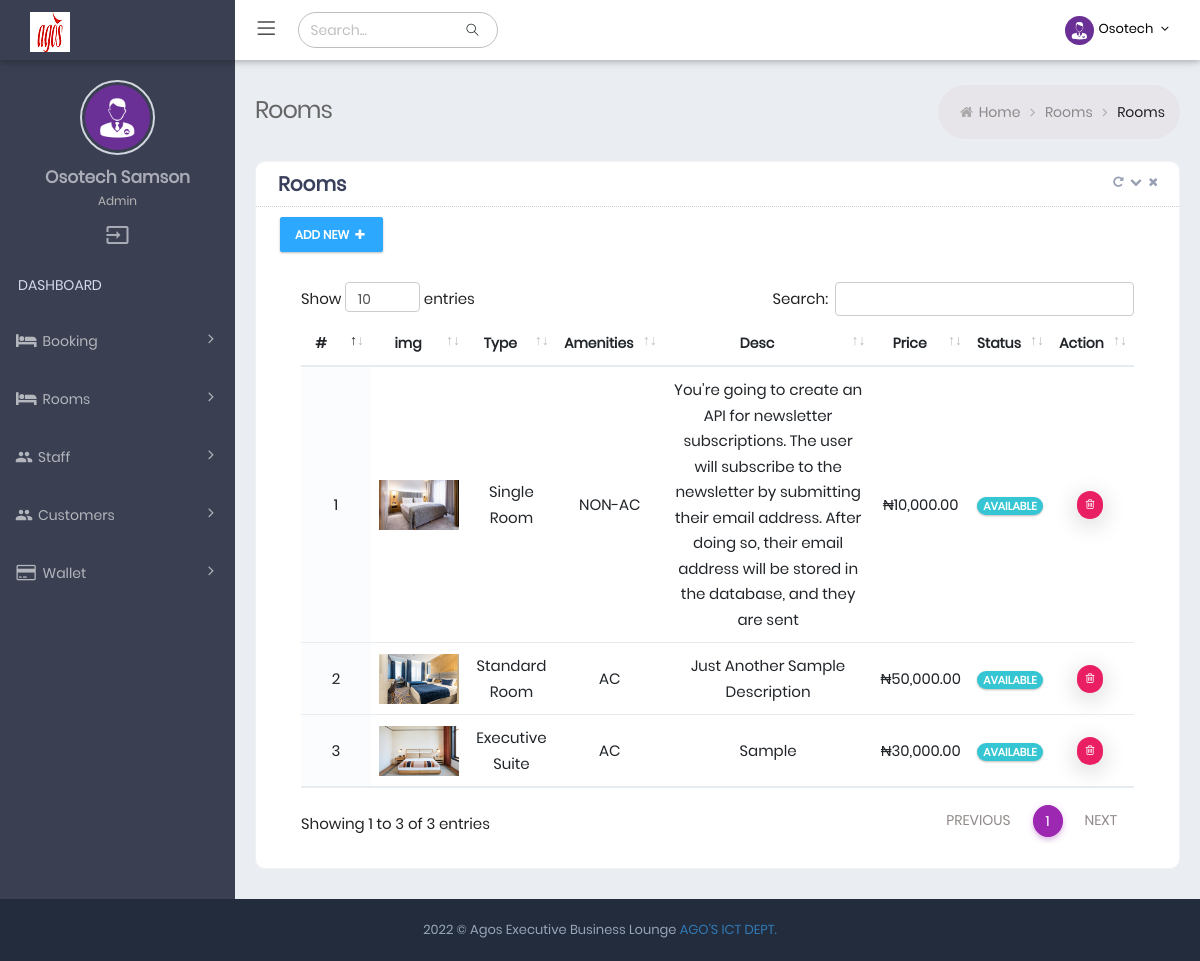
Page /rooms (signed in) on the earlier database version.
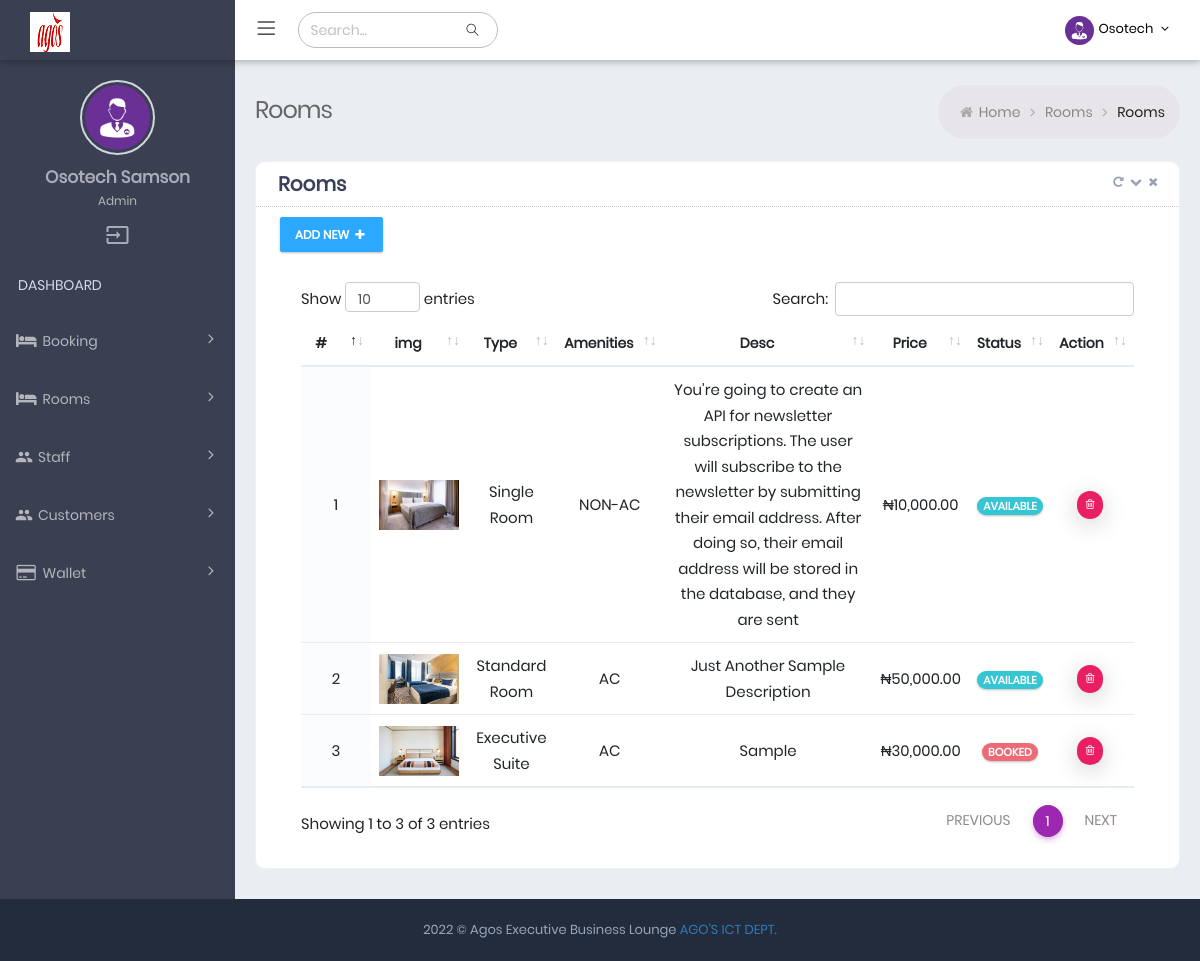
Same page on the later database version.
### tables this page shows
CREATE TABLE IF NOT EXISTS `rooms_tbl` (
  `id` int(11) NOT NULL AUTO_INCREMENT,
  `room_name` varchar(255) NOT NULL,
  `room_type` varchar(255) NOT NULL,
  `price` decimal(7,2) NOT NULL COMMENT 'price of the room per night',
  `room_desc` mediumtext NOT NULL,
  `facilities` text NOT NULL,
  `firstImage` varchar(255) NOT NULL,
  `acType` varchar(100) DEFAULT NULL,
  `thirdImage` varchar(255) NOT NULL,
  `is_booked` tinyint(1) NOT NULL DEFAULT 0 COMMENT '0=not booked, 1= booked',
  `created_at` date DEFAULT NULL,
  PRIMARY KEY (`id`),
  KEY `room_name` (`room_name`)
);

### Helper/helper.php (called while the page is built, shortened)
<?php
$Database = new Database();
$dbh = $Database->osotech_connect();
$Alert = new Alert();
$Core = new Core($dbh, $Alert);
$Room = new Room($dbh, $Core, $Alert);

### App/Controller/Room.php (called while the page is built, shortened)
<?php
class Room
{
  private PDO $dbh;
  private $table = "rooms_tbl";
  public function __construct($dbh, $Core, $Alert)
  {
    $this->dbh = $dbh;
  }
  public function getAllRooms()
  {
    $sql = "SELECT * FROM `{$this->table}` ORDER BY id DESC LIMIT 200";
    $this->stmt = $this->dbh->prepare($sql);
    $this->stmt->execute();
    if ($this->stmt->rowCount() > 0) {
      $this->response = $this->stmt->fetchAll();
      return $this->response;
      $this->dbh = null;
    }
  }
}

### rooms.php (the view, shortened to what the changed rows need)
<?php
require_once "Helper/helper.php";
?>
<!DOCTYPE html>
<html lang="en">
<head>
  <?php include_once("Inc/DatatableHeaderScript.php"); ?>
</head>
<body
  class="page-header-fixed sidemenu-closed-hidelogo page-content-white page-md header-white dark-sidebar-color logo-dark">
  <div class="page-wrapper">
    <div class="page-container">
      <div class="page-content-wrapper">
        <div class="page-content">
          <div class="row">
            <div class="col-md-12">
              <div class="card card-box">
                <div class="card-body ">
                  <div class="table-scrollable">
                    <table class="table table-hover table-checkable order-column full-width" id="example4">
                      <thead>
                        <tr>
                          <th class="center"> # </th>
                          <th class="center"> img </th>
                          <th class="center"> Type </th>
                          <th class="center">Amenities </th>
                          <th class="center"> Desc </th>
                          <th class="center"> Price </th>
                          <th class="center"> Status </th>
                          <th class="center"> Action </th>
                        </tr>
                      </thead>
                      <tbody>
                        <?php $allRooms = $Room->getAllRooms();
                        if ($allRooms) {
                          $cnt = 0;
                          foreach ($allRooms as $room) {
                            $cnt++;
                        ?>
                        <tr class="odd gradeX">
                          <td class="center"><?php echo $cnt; ?></td>
                          <td>
                            <img src="image/<?php echo $room->firstImage; ?>" width="100" style="width:80px;height:50px"
                              alt="">
                          </td>
                          <td class="center"><?php echo $room->room_type; ?></td>
                          <td class="center"><?php echo $room->acType; ?></td>
                          <td class="center"><?php echo $room->room_desc; ?></td>
                          <td class="center">&#8358;<?php echo number_format($room->price, 2); ?></td>
                          <td class="center">
                            <?php echo (bool)$room->is_booked == '0' ? '<span class="badge badge-success badge-pill">Available</span>' : ' <span class="badge badge-danger badge-pill">Booked</span>'; ?>
                          </td>
                          <td class="center">
                            <a class="btn btn-tbl-delete btn-circle deepPink-bgcolor btn-xs">
                              <i class="fa fa-trash-o "></i>
                            </a>
                          </td>
                        </tr>
                        <?php
                          }
                        }
                        ?>
                      </tbody>
                    </table>
                  </div>
                </div>
              </div>
            </div>
          </div>
        </div>
      </div>
    </div>
  </div>
</body>
</html>

Differences in the rows shown:
changed rooms_tbl "Executive Suite": is_booked "AVAILABLE" → "BOOKED"
